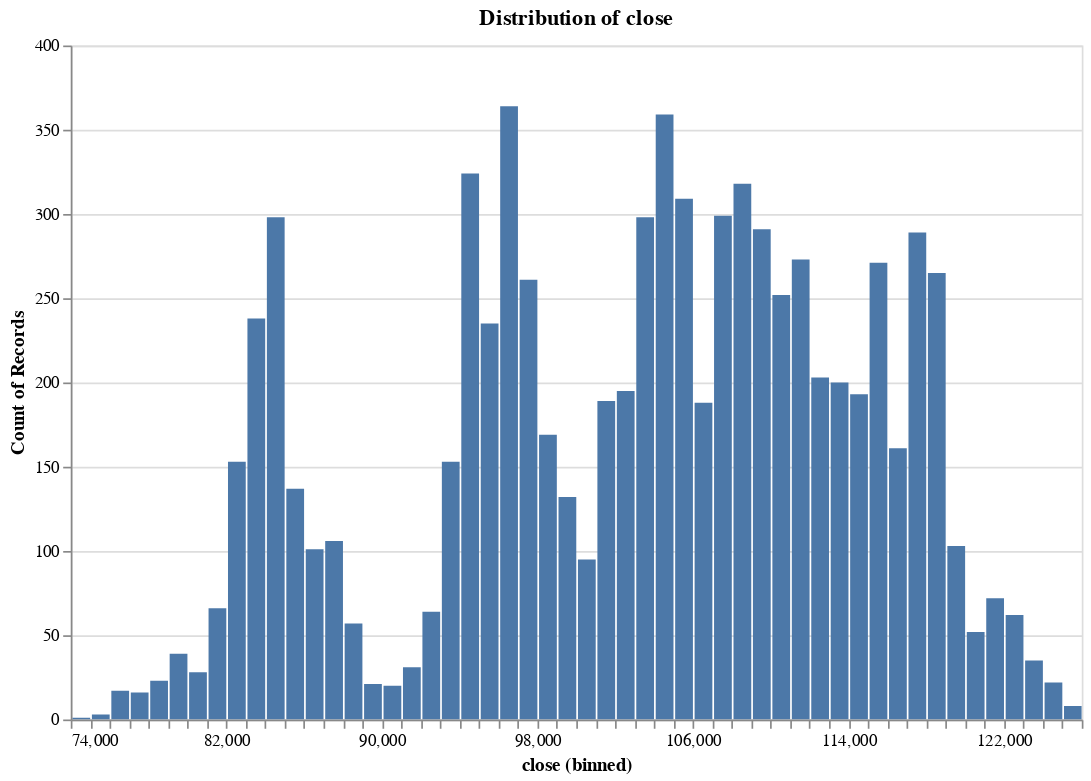

This figure's notebook cell:
### Code cell
research.plot_distribution(ts, "close", no_bins=100)

### Figure 1 — Vega specification as saved in the notebook (floating-point values rounded to 4 significant figures)
{"$schema": "https://vega.github.io/schema/vega/v5.json", "data": [{"name": "param_5_store"}, {"name": "source_0", "values": [{"__count": 132, "bin_maxbins_100_close": 99000.0, "bin_maxbins_100_close_end": 100000.0}, {"__count": 95, "bin_maxbins_100_close": 100000.0, "bin_maxbins_100_close_end": 101000.0}, {"__count": 169, "bin_maxbins_100_close": 98000.0, "bin_maxbins_100_close_end": 99000.0}, {"__count": 189, "bin_maxbins_100_close": 101000.0, "bin_maxbins_100_close_end": 102000.0}, {"__count": 261, "bin_maxbins_100_close": 97000.0, "bin_maxbins_100_close_end": 98000.0}, {"__count": 364, "bin_maxbins_100_close": 96000.0, "bin_maxbins_100_close_end": 97000.0}, {"__count": 235, "bin_maxbins_100_close": 95000.0, "bin_maxbins_100_close_end": 96000.0}, {"__count": 324, "bin_maxbins_100_close": 94000.0, "bin_maxbins_100_close_end": 95000.0}, {"__count": 195, "bin_maxbins_100_close": 102000.0, "bin_maxbins_100_close_end": 103000.0}, {"__count": 298, "bin_maxbins_100_close": 103000.0, "bin_maxbins_100_close_end": 104000.0}, {"__count": 359, "bin_maxbins_100_close": 104000.0, "bin_maxbins_100_close_end": 105000.0}, {"__count": 309, "bin_maxbins_100_close": 105000.0, "bin_maxbins_100_close_end": 106000.0}, {"__count": 188, "bin_maxbins_100_close": 106000.0, "bin_maxbins_100_close_end": 107000.0}, {"__count": 299, "bin_maxbins_100_close": 107000.0, "bin_maxbins_100_close_end": 108000.0}, {"__count": 318, "bin_maxbins_100_close": 108000.0, "bin_maxbins_100_close_end": 109000.0}, {"__count": 64, "bin_maxbins_100_close": 92000.0, "bin_maxbins_100_close_end": 93000.0}, {"__count": 153, "bin_maxbins_100_close": 93000.0, "bin_maxbins_100_close_end": 94000.0}, {"__count": 31, "bin_maxbins_100_close": 91000.0, "bin_maxbins_100_close_end": 92000.0}, {"__count": 20, "bin_maxbins_100_close": 90000.0, "bin_maxbins_100_close_end": 91000.0}, {"__count": 21, "bin_maxbins_100_close": 89000.0, "bin_maxbins_100_close_end": 90000.0}, {"__count": 57, "bin_maxbins_100_close": 88000.0, "bin_maxbins_100_close_end": 89000.0}, {"__count": 106, "bin_maxbins_100_close": 87000.0, "bin_maxbins_100_close_end": 88000.0}, {"__count": 101, "bin_maxbins_100_close": 86000.0, "bin_maxbins_100_close_end": 87000.0}, {"__count": 298, "bin_maxbins_100_close": 84000.0, "bin_maxbins_100_close_end": 85000.0}, {"__count": 238, "bin_maxbins_100_close": 83000.0, "bin_maxbins_100_close_end": 84000.0}, {"__count": 137, "bin_maxbins_100_close": 85000.0, "bin_maxbins_100_close_end": 86000.0}, {"__count": 66, "bin_maxbins_100_close": 81000.0, "bin_maxbins_100_close_end": 82000.0}, {"__count": 28, "bin_maxbins_100_close": 80000.0, "bin_maxbins_100_close_end": 81000.0}, {"__count": 39, "bin_maxbins_100_close": 79000.0, "bin_maxbins_100_close_end": 80000.0}, {"__count": 23, "bin_maxbins_100_close": 78000.0, "bin_maxbins_100_close_end": 79000.0}, {"__count": 153, "bin_maxbins_100_close": 82000.0, "bin_maxbins_100_close_end": 83000.0}, {"__count": 16, "bin_maxbins_100_close": 77000.0, "bin_maxbins_100_close_end": 78000.0}, {"__count": 17, "bin_maxbins_100_close": 76000.0, "bin_maxbins_100_close_end": 77000.0}, {"__count": 1, "bin_maxbins_100_close": 74000.0, "bin_maxbins_100_close_end": 75000.0}, {"__count": 3, "bin_maxbins_100_close": 75000.0, "bin_maxbins_100_close_end": 76000.0}, {"__count": 291, "bin_maxbins_100_close": 109000.0, "bin_maxbins_100_close_end": 110000.0}, {"__count": 252, "bin_maxbins_100_close": 110000.0, "bin_maxbins_100_close_end": 111000.0}, {"__count": 273, "bin_maxbins_100_close": 111000.0, "bin_maxbins_100_close_end": 112000.0}, {"__count": 203, "bin_maxbins_100_close": 112000.0, "bin_maxbins_100_close_end": 113000.0}, {"__count": 200, "bin_maxbins_100_close": 113000.0, "bin_maxbins_100_close_end": 114000.0}, {"__count": 161, "bin_maxbins_100_close": 116000.0, "bin_maxbins_100_close_end": 117000.0}, {"__count": 271, "bin_maxbins_100_close": 115000.0, "bin_maxbins_100_close_end": 116000.0}, {"__count": 289, "bin_maxbins_100_close": 117000.0, "bin_maxbins_100_close_end": 118000.0}, {"__count": 265, "bin_maxbins_100_close": 118000.0, "bin_maxbins_100_close_end": 119000.0}, {"__count": 103, "bin_maxbins_100_close": 119000.0, "bin_maxbins_100_close_end": 120000.0}, {"__count": 52, "bin_maxbins_100_close": 120000.0, "bin_maxbins_100_close_end": 121000.0}, {"__count": 72, "bin_maxbins_100_close": 121000.0, "bin_maxbins_100_close_end": 122000.0}, {"__count": 62, "bin_maxbins_100_close": 122000.0, "bin_maxbins_100_close_end": 123000.0}, {"__count": 193, "bin_maxbins_100_close": 114000.0, "bin_maxbins_100_close_end": 115000.0}, {"__count": 35, "bin_maxbins_100_close": 123000.0, "bin_maxbins_100_close_end": 124000.0}, {"__count": 22, "bin_maxbins_100_close": 124000.0, "bin_maxbins_100_close_end": 125000.0}, {"__count": 8, "bin_maxbins_100_close": 125000.0, "bin_maxbins_100_close_end": 126000.0}]}, {"name": "source_0_y_domain___count", "values": [{"min": 1, "max": 364}]}], "signals": [{"name": "bin_maxbins_100_close_bins", "value": {"fields": ["close"], "fname": "bin_close", "start": 74000.0, "step": 1000.0, "stop": 126000.0}}, {"name": "unit", "value": {}, "on": [{"events": "pointermove", "update": "isTuple(group()) ? group() : unit"}]}, {"name": "param_5", "update": "vlSelectionResolve(\"param_5_store\", \"union\")"}, {"name": "param_5_close", "on": [{"events": [{"source": "view", "type": "dblclick"}], "update": "null"}, {"events": {"signal": "param_5_translate_delta"}, "update": "panLinear(param_5_translate_anchor.extent_x, -param_5_translate_delta.x / width)"}, {"events": {"signal": "param_5_zoom_delta"}, "update": "zoomLinear(domain(\"x\"), param_5_zoom_anchor.x, param_5_zoom_delta)"}]}, {"name": "param_5_tuple", "on": [{"events": [{"signal": "param_5_close"}], "update": "param_5_close ? {unit: \"\", fields: param_5_tuple_fields, values: [param_5_close]} : null"}]}, {"name": "param_5_tuple_fields", "value": [{"field": "close", "channel": "x", "type": "R"}]}, {"name": "param_5_translate_anchor", "value": {}, "on": [{"events": [{"source": "scope", "type": "pointerdown"}], "update": "{x: x(unit), y: y(unit), extent_x: domain(\"x\")}"}]}, {"name": "param_5_translate_delta", "value": {}, "on": [{"events": [{"source": "window", "between": [{"source": "scope", "type": "pointerdown"}, {"source": "window", "type": "pointerup"}], "type": "pointermove", "consume": true}], "update": "{x: param_5_translate_anchor.x - x(unit), y: param_5_translate_anchor.y - y(unit)}"}]}, {"name": "param_5_zoom_anchor", "on": [{"events": [{"source": "scope", "consume": true, "type": "wheel"}], "update": "{x: invert(\"x\", x(unit)), y: invert(\"y\", y(unit))}"}]}, {"name": "param_5_zoom_delta", "on": [{"events": [{"source": "scope", "type": "wheel", "consume": true}], "update": "pow(1.001, event.deltaY * pow(16, event.deltaMode))", "force": true}]}, {"name": "param_5_modify", "on": [{"events": {"signal": "param_5_tuple"}, "update": "modify(\"param_5_store\", param_5_tuple, true)"}]}], "marks": [{"type": "rect", "name": "marks", "from": {"data": "source_0"}, "encode": {"update": {"y": {"field": "__count", "scale": "y"}, "y2": {"value": 0, "scale": "y"}, "fill": {"value": "#4c78a8"}, "x2": {"field": "bin_maxbins_100_close", "scale": "x", "offset": {"signal": "0.5 + (abs(scale(\"x\", datum[\"bin_maxbins_100_close_end\"]) - scale(\"x\", datum[\"bin_maxbins_100_close\"])) < 0.25 ? -0.5 * (0.25 - (abs(scale(\"x\", datum[\"bin_maxbins_100_close_end\"]) - scale(\"x\", datum[\"bin_maxbins_100_close\"])))) : 0.5)"}}, "x": {"field": "bin_maxbins_100_close_end", "scale": "x", "offset": {"signal": "0.5 + (abs(scale(\"x\", datum[\"bin_maxbins_100_close_end\"]) - scale(\"x\", datum[\"bin_maxbins_100_close\"])) < 0.25 ? 0.5 * (0.25 - (abs(scale(\"x\", datum[\"bin_maxbins_100_close_end\"]) - scale(\"x\", datum[\"bin_maxbins_100_close\"])))) : -0.5)"}}}}, "style": ["bar"], "interactive": true, "clip": true}], "scales": [{"name": "x", "type": "linear", "domain": {"signal": "[bin_maxbins_100_close_bins.start, bin_maxbins_100_close_bins.stop]"}, "range": [0, {"signal": "width"}], "bins": {"signal": "bin_maxbins_100_close_bins"}, "domainRaw": {"signal": "param_5[\"close\"]"}, "zero": false}, {"name": "y", "type": "linear", "domain": [{"signal": "(data(\"source_0_y_domain___count\")[0] || {}).min"}, {"signal": "(data(\"source_0_y_domain___count\")[0] || {}).max"}], "range": [{"signal": "height"}, 0], "zero": true, "nice": true}], "axes": [{"scale": "y", "labels": false, "domain": false, "ticks": false, "gridScale": "x", "aria": false, "maxExtent": 0, "tickCount": {"signal": "ceil(height/40)"}, "grid": true, "zindex": 0, "orient": "left", "minExtent": 0}, {"scale": "x", "grid": false, "labelOverlap": true, "title": "close (binned)", "labelFlush": true, "tickCount": {"signal": "ceil(width/10)"}, "orient": "bottom", "zindex": 0}, {"scale": "y", "labelOverlap": true, "grid": false, "tickCount": {"signal": "ceil(height/40)"}, "zindex": 0, "title": "Count of Records", "orient": "left"}], "title": {"text": "Distribution of close", "frame": "group"}, "width": 600, "style": "cell", "background": "white", "height": 400, "padding": 5}
